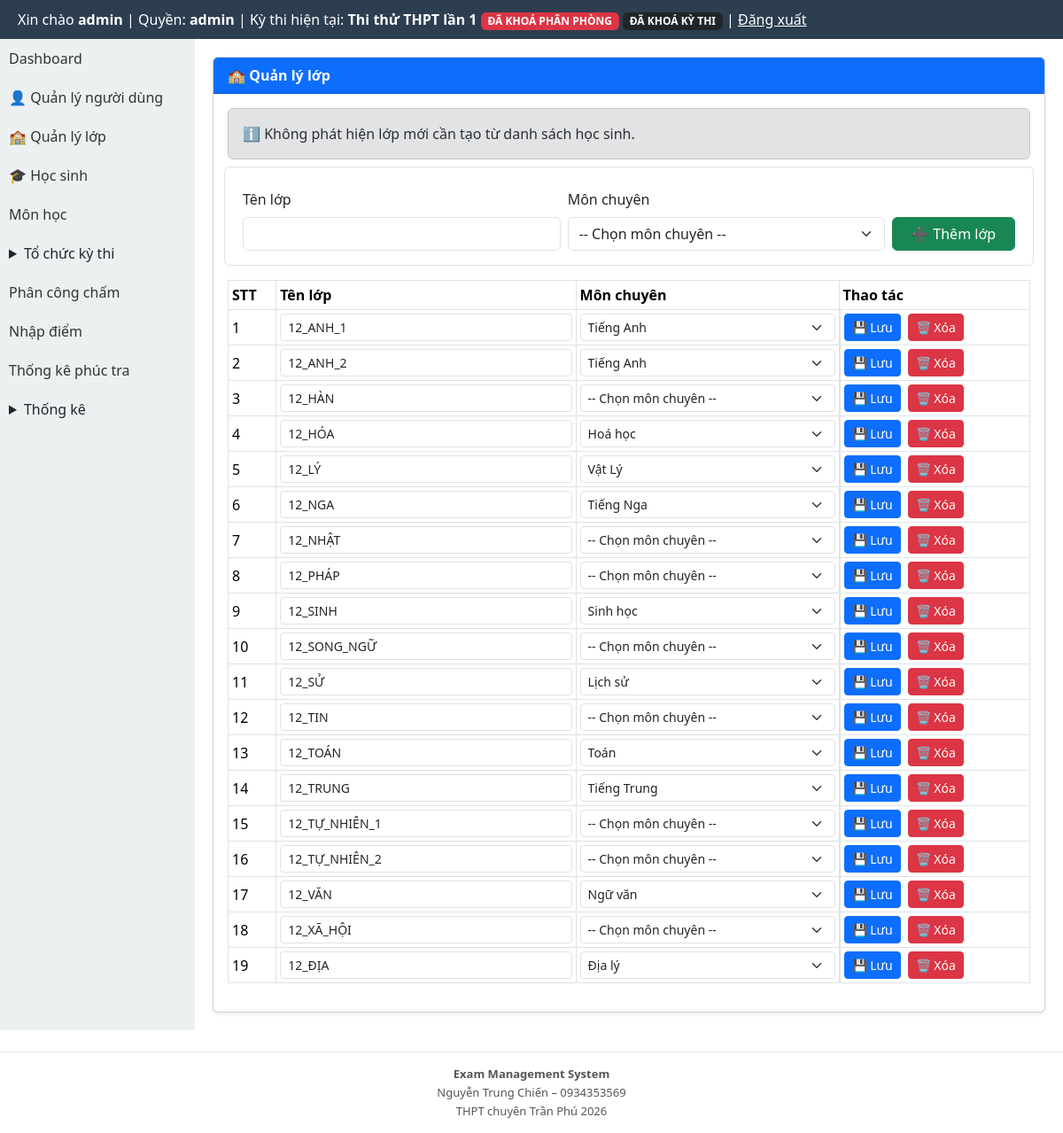
/modules/classes/index.php (signed in), run on the app's committed database.
### tables this page shows
CREATE TABLE exams (
  id INTEGER PRIMARY KEY AUTOINCREMENT,
  ten_ky_thi TEXT,
  nam INTEGER,
  ngay_thi TEXT
, is_default INTEGER DEFAULT 0, deleted_at TEXT, distribution_locked INTEGER DEFAULT 0, rooms_locked INTEGER DEFAULT 0, exam_locked INTEGER DEFAULT 0, scoring_closed INTEGER DEFAULT 0, exam_mode INTEGER DEFAULT 1, is_locked INTEGER DEFAULT 0, is_score_entry_locked INTEGER DEFAULT 0, is_score_published INTEGER DEFAULT 0, is_recheck_open INTEGER DEFAULT 0);

CREATE TABLE classes (
        id INTEGER PRIMARY KEY AUTOINCREMENT,
        class_name TEXT NOT NULL UNIQUE,
        specialized_subject_id INTEGER NULL,
        created_at TEXT DEFAULT CURRENT_TIMESTAMP,
        updated_at TEXT DEFAULT CURRENT_TIMESTAMP
    );

CREATE TABLE subjects (
  id INTEGER PRIMARY KEY AUTOINCREMENT,
  ma_mon TEXT UNIQUE,
  ten_mon TEXT,
  he_so REAL
);

### layout/header.php (called while the page is built, shortened)
<?php
require_once BASE_PATH . '/templates/header.php';

### core/auth.php (called while the page is built, shortened)
<?php
function normalize_role(?string $role): string {
    $normalized = strtolower(trim((string) $role));
    return match ($normalized) {
        'score_entry', 'score-input', 'score_input', 'nhapdiem', 'nhap_diem' => 'scorer',
        'exam_manager', 'quanlythi', 'exam-manager' => 'organizer',
        default => $normalized,
    };
}
function current_user_role(): string {
    $sessionRole = $_SESSION['role'] ?? null;
    if (is_string($sessionRole) && trim($sessionRole) !== '') {
        return normalize_role($sessionRole);
    }
    $userRole = $_SESSION['user']['role'] ?? null;
    return normalize_role(is_string($userRole) ? $userRole : '');
}

### modules/exams/exam_context_helper.php (called while the page is built, shortened)
<?php
function ensureExamLockColumns(PDO $pdo): void
{
    $cols = array_column($pdo->query('PRAGMA table_info(exams)')->fetchAll(PDO::FETCH_ASSOC), 'name');
}
function getCurrentExam(): ?array
{
    global $pdo;
    $cols = array_column($pdo->query('PRAGMA table_info(exams)')->fetchAll(PDO::FETCH_ASSOC), 'name');
    $hasDeletedAt = in_array('deleted_at', $cols, true);
    $activeWhere = $hasDeletedAt ? '(deleted_at IS NULL OR trim(deleted_at) = "")' : '1=1';
    $defaultStmt = $pdo->query('SELECT * FROM exams WHERE ' . $activeWhere . ' AND is_default = 1 ORDER BY id DESC LIMIT 1');
    $defaultExam = $defaultStmt ? $defaultStmt->fetch(PDO::FETCH_ASSOC) : false;
    if (is_array($defaultExam)) {
        return $defaultExam;
    }
}
function getCurrentExamInfo(): ?array
{
    $exam = getCurrentExam();
    global $pdo;
    ensureExamLockColumns($pdo);
    return [
        'id' => (int) ($exam['id'] ?? 0),
        'ten_ky_thi' => (string) ($exam['ten_ky_thi'] ?? ''),
        'distribution_locked' => (int) ($exam['distribution_locked'] ?? 0),
        'rooms_locked' => (int) ($exam['rooms_locked'] ?? 0),
        'exam_locked' => (int) ($exam['exam_locked'] ?? 0),
    ];
}

### modules/classes/_common.php (called while the page is built, shortened)
<?php
function classes_normalize_text(string $value): string
{
    $value = trim(mb_strtoupper($value, 'UTF-8'));
    $trans = @iconv('UTF-8', 'ASCII//TRANSLIT//IGNORE', $value);
    if ($trans !== false) {
        $value = strtoupper($trans);
    }
    $value = preg_replace('/[^A-Z0-9]+/', ' ', $value) ?? $value;
    return preg_replace('/\s+/', ' ', trim($value)) ?? $value;
}
function classes_sync_from_students(PDO $pdo): array
{
    $subjects = $pdo->query('SELECT id, ten_mon FROM subjects')->fetchAll(PDO::FETCH_ASSOC);
    $existing = [];
    foreach ($pdo->query('SELECT class_name FROM classes')->fetchAll(PDO::FETCH_ASSOC) as $r) {
        $existing[trim((string) ($r['class_name'] ?? ''))] = true;
    }
    $rows = $pdo->query('SELECT DISTINCT trim(lop) AS class_name FROM students WHERE trim(coalesce(lop, "")) <> "" ORDER BY class_name')->fetchAll(PDO::FETCH_ASSOC);
    $created = [];
    foreach ($rows as $r) {
        $className = trim((string) ($r['class_name'] ?? ''));
        if ($className === '' || isset($existing[$className])) {
            continue;
        }
        $existing[$className] = true;
        $created[] = $className;
    }
    return ['created_count' => count($created), 'created_classes' => $created];
}

### modules/classes/index.php (the view, shortened to what this page needs)
<?php
require_once BASE_PATH . '/core/auth.php';
require_once BASE_PATH . '/core/db.php';
require_once __DIR__ . '/_common.php';
$syncResult = classes_sync_from_students($pdo);
$flash = $_GET['msg'] ?? '';
$subjects = $pdo->query('SELECT id, ten_mon FROM subjects ORDER BY ten_mon')->fetchAll(PDO::FETCH_ASSOC);
$classRows = $pdo->query('SELECT c.id, c.class_name, c.specialized_subject_id, s.ten_mon
    FROM classes c
    LEFT JOIN subjects s ON s.id = c.specialized_subject_id
    ORDER BY c.class_name')->fetchAll(PDO::FETCH_ASSOC);
require_once BASE_PATH . '/layout/header.php';
?>
<link href="https://cdn.jsdelivr.net/npm/bootstrap@5.3.3/dist/css/bootstrap.min.css" rel="stylesheet">
<div style="display:flex;min-height:calc(100vh - 44px);">
<?php require_once BASE_PATH . '/layout/sidebar.php'; ?>
<div style="flex:1;padding:20px;min-width:0;">
    <div class="card shadow-sm">
        <div class="card-header bg-primary text-white"><strong>🏫 Quản lý lớp</strong></div>
        <div class="card-body">
            <?php if (str_starts_with((string)$flash, 'synced_')): ?>
                <div class="alert alert-info">🔄 Tự động đồng bộ lớp từ danh sách học sinh: đã tạo mới <?= (int) str_replace('synced_', '', (string) $flash) ?> lớp.</div>
            <?php elseif ($flash === 'created'): ?>
                <div class="alert alert-success">✅ Đã thêm lớp mới.</div>
            <?php elseif ($flash === 'updated'): ?>
                <div class="alert alert-success">✏️ Đã cập nhật lớp.</div>
            <?php elseif ($flash === 'deleted'): ?>
                <div class="alert alert-success">🗑️ Đã xóa lớp.</div>
            <?php elseif ($syncResult['created_count'] === 0): ?>
                <div class="alert alert-secondary">ℹ️ Không phát hiện lớp mới cần tạo từ danh sách học sinh.</div>
            <?php endif; ?>
            <form method="post" class="row g-2 border rounded p-3 mb-3">
                <div class="col-md-5"><label class="form-label">Tên lớp</label><input class="form-control" name="class_name" required></div>
                <div class="col-md-5"><label class="form-label">Môn chuyên</label>
                    <select class="form-select" name="specialized_subject_id">
                        <option value="0">-- Chọn môn chuyên --</option>
                    </select>
                </div>
                <div class="col-md-2 d-flex align-items-end"><button class="btn btn-success w-100" type="submit">➕ Thêm lớp</button></div>
            </form>
            <div class="table-responsive">
                <table class="table table-bordered table-sm align-middle">
                    <thead><tr><th>STT</th><th>Tên lớp</th><th>Môn chuyên</th><th>Thao tác</th></tr></thead>
                    <tbody>
                    <?php if (empty($classRows)): ?>
                        <tr><td colspan="4" class="text-center">Chưa có lớp.</td></tr>
                    <?php else: foreach ($classRows as $i => $r): ?>
                        <tr>
                            <td><?= $i + 1 ?></td>
                            <td>
                                <form method="post" class="d-flex gap-2">
                                    <input class="form-control form-control-sm" name="class_name" value="<?= htmlspecialchars((string) $r['class_name'], ENT_QUOTES, 'UTF-8') ?>" required>
                            </td>
                            <td>
                                    <select class="form-select form-select-sm" name="specialized_subject_id">
                                        <option value="0">-- Chọn môn chuyên --</option>
                                        <?php foreach ($subjects as $s): ?>
                                            <option value="<?= (int) $s['id'] ?>" <?= (int) ($r['specialized_subject_id'] ?? 0) === (int) $s['id'] ? 'selected' : '' ?>><?= htmlspecialchars((string) $s['ten_mon'], ENT_QUOTES, 'UTF-8') ?></option>
                                        <?php endforeach; ?>
                                    </select>
                            </td>
                            <td class="d-flex gap-2">
                                    <button class="btn btn-sm btn-primary" type="submit">💾 Lưu</button>
                                <form method="post" onsubmit="return confirm('Xóa lớp này?')">
                                    <button class="btn btn-sm btn-danger" type="submit">🗑️ Xóa</button>
                                </form>
                            </td>
                        </tr>
                    <?php endforeach; endif; ?>
                    </tbody>
                </table>
            </div>
        </div>
    </div>
</div>
</div>
<?php require_once BASE_PATH . '/layout/footer.php'; ?>

### templates/header.php (shortened to what this page needs)
<?php
require_once BASE_PATH . '/core/auth.php';
$currentExamInfo = null;
$role = function_exists('current_user_role') ? current_user_role() : strtolower(trim((string) ($_SESSION['role'] ?? $_SESSION['user']['role'] ?? '')));
if (in_array($role, ['admin', 'organizer'], true)) {
    require_once BASE_PATH . '/core/db.php';
    require_once BASE_PATH . '/modules/exams/exam_context_helper.php';
    $currentExamInfo = getCurrentExamInfo();
}
$role = $role ?? (function_exists('current_user_role') ? current_user_role() : '');
$currentExamInfo = $currentExamInfo ?? null;
?>
<!DOCTYPE html>
<html lang="vi">
<head>
</head>
<body>
<div class="header">
    Xin chào <b><?= $_SESSION['user']['username'] ?></b>
    | Quyền: <b><?= htmlspecialchars((string) $role, ENT_QUOTES, 'UTF-8') ?></b>
    <?php if ($currentExamInfo !== null): ?>
        | Kỳ thi hiện tại: <b><?= htmlspecialchars((string) $currentExamInfo['ten_ky_thi'], ENT_QUOTES, 'UTF-8') ?></b>
        <?php if (($currentExamInfo['distribution_locked'] ?? 0) === 1 || ($currentExamInfo['rooms_locked'] ?? 0) === 1): ?>
            <span class="badge bg-danger">ĐÃ KHOÁ PHÂN PHÒNG</span>
        <?php endif; ?>
        <?php if (($currentExamInfo['exam_locked'] ?? 0) === 1): ?>
            <span class="badge bg-dark">ĐÃ KHOÁ KỲ THI</span>
        <?php endif; ?>
    <?php endif; ?>
    | <a href="<?= BASE_URL ?>/logout.php" style="color:#fff">Đăng xuất</a>
</div>

### templates/header.php (style rules this page uses)
* { box-sizing: border-box; }
body { margin:0; font-family: Arial; }
.header { background:#2c3e50; color:#fff; padding:10px 20px; }

### data on the page
exams: ten_ky_thi "Thi thử THPT lần 1"
classes: class_name "12_ANH_1", specialized_subject_id "Tiếng Anh"
classes: class_name "12_ANH_2", specialized_subject_id "Tiếng Anh"
classes: class_name "12_HÀN"
classes: class_name "12_HÓA", specialized_subject_id "Hoá học"
classes: class_name "12_LÝ", specialized_subject_id "Vật Lý"
classes: class_name "12_NGA", specialized_subject_id "Tiếng Nga"
classes: class_name "12_NHẬT"
classes: class_name "12_PHÁP"
classes: class_name "12_SINH", specialized_subject_id "Sinh học"
classes: class_name "12_SONG_NGỮ"
classes: class_name "12_SỬ", specialized_subject_id "Lịch sử"
classes: class_name "12_TIN"
classes: class_name "12_TOÁN", specialized_subject_id "Toán"
classes: class_name "12_TRUNG", specialized_subject_id "Tiếng Trung"
classes: class_name "12_TỰ_NHIÊN_1"
classes: class_name "12_TỰ_NHIÊN_2"
classes: class_name "12_VĂN", specialized_subject_id "Ngữ văn"
classes: class_name "12_XÃ_HỘI"
classes: class_name "12_ĐỊA", specialized_subject_id "Địa lý"

### other printed values
$_SESSION['user']['username'] "admin"
$role "admin"
